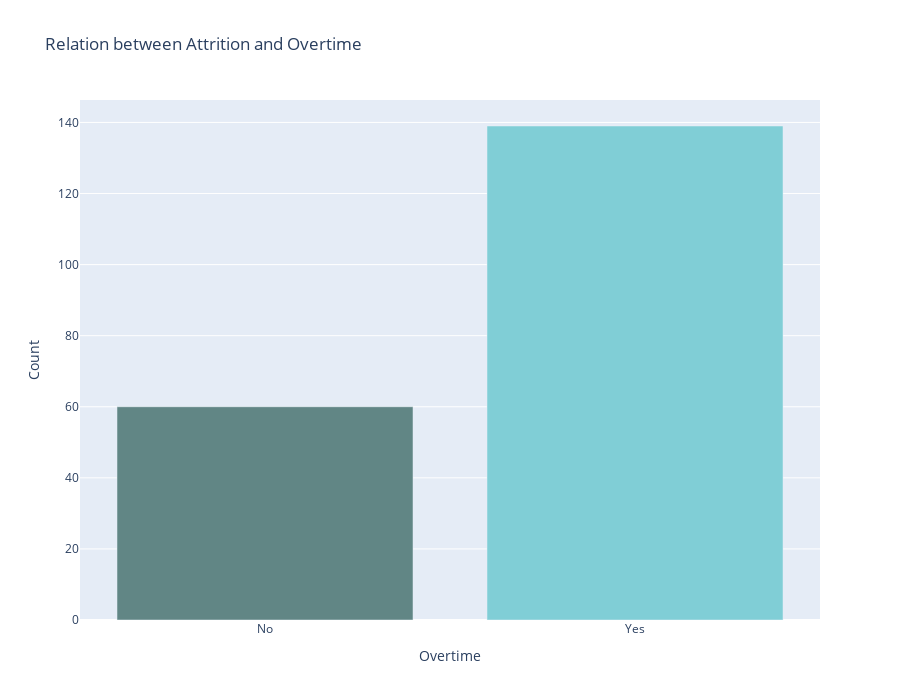

The notebook cell this image was saved under:
### Code cell
data_agg1 = healthcare_data1.groupby(['OverTime'])['Attrition'].sum().reset_index()
print(data_agg1)
bar_plot2 = px.bar(
    x = data_agg1['OverTime'],
    y = data_agg1['Attrition'],
    color=['#618685','#80ced6'],
    color_discrete_map="identity",
    labels = {
        'y': 'Count',
        'x': 'Overtime'
    },
    title = 'Relation between Attrition and Overtime',
    height = 700
).update_layout(showlegend=False)
bar_plot2

### Figure 1 — Plotly figure (JSON) as saved in the notebook; plotly's stock layout.template omitted (floating-point values rounded to 4 significant figures)
{"data": [{"alignmentgroup": "True", "hovertemplate": "Overtime=%{x}<br>Count=%{y}<extra></extra>", "legendgroup": "", "marker": {"color": "#618685", "pattern": {"shape": ""}}, "name": "", "offsetgroup": "", "orientation": "v", "showlegend": false, "textposition": "auto", "type": "bar", "x": ["No"], "xaxis": "x", "y": [60], "yaxis": "y"}, {"alignmentgroup": "True", "hovertemplate": "Overtime=%{x}<br>Count=%{y}<extra></extra>", "legendgroup": "", "marker": {"color": "#80ced6", "pattern": {"shape": ""}}, "name": "", "offsetgroup": "", "orientation": "v", "showlegend": false, "textposition": "auto", "type": "bar", "x": ["Yes"], "xaxis": "x", "y": [139], "yaxis": "y"}], "layout": {"barmode": "relative", "height": 700, "legend": {"tracegroupgap": 0}, "showlegend": false, "title": {"text": "Relation between Attrition and Overtime"}, "xaxis": {"anchor": "y", "domain": [0, 1], "title": {"text": "Overtime"}}, "yaxis": {"anchor": "x", "domain": [0, 1], "title": {"text": "Count"}}}}
